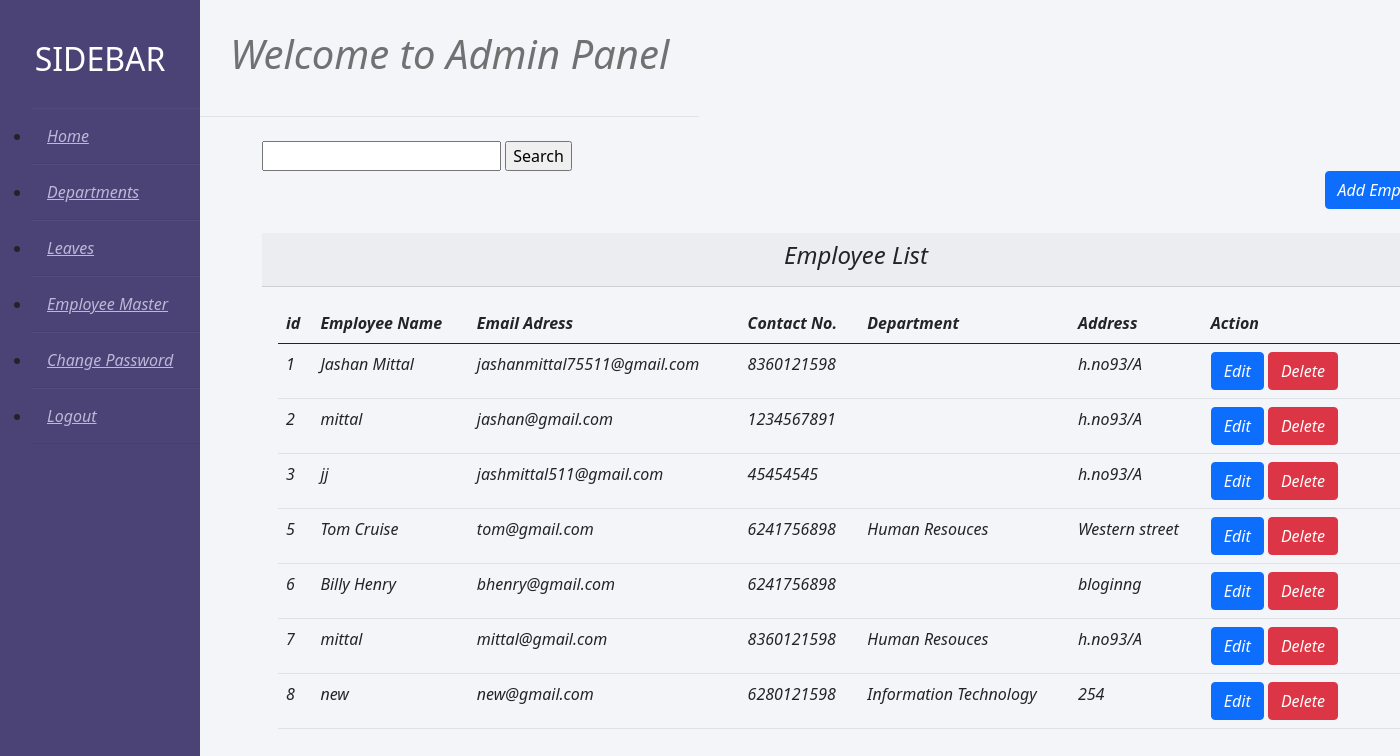
Screenshot of /admin/employee.php (signed in) with the database file from the repository.
### tables this page shows
CREATE TABLE `employee` (
  `id` int(11) NOT NULL,
  `name` varchar(255) NOT NULL,
  `email` varchar(255) NOT NULL,
  `phone` varchar(255) NOT NULL,
  `password` varchar(255) NOT NULL,
  `department` varchar(255) NOT NULL,
  `address` varchar(255) NOT NULL,
  `role` int(11) NOT NULL
);

### admin/employee.php (the view, shortened to what this page needs)
<?php
include 'includes/db.php';
include 'includes/header.php';
include 'includes/adminbar.php';
if(!isset($_SESSION['alogin'])){
    header("location: admin-login.php");
}
else{
$sqlUsers = "SELECT * FROM employee";
$search_txt='';
$statement = $connection->prepare($sqlUsers);
$statement->execute();
$allData = $statement->fetchAll(PDO::FETCH_ASSOC);
?> <br>
<!DOCTYPE html>
<html lang="en">
<head>
    <link rel="stylesheet" href="css/sidebar.css">
</head>
<body>
    <div class="container">
        <div class="col-md-11">
            <form method="post">
                <input type="textbox" name="search_txt" value="<?php echo $search_txt ?>" />
                <input type="submit" name="search" value="Search" />
            </form>
            <div class="line" style="text-align: right;">
                <a href="add-employee.php" class="btn btn-primary"> Add Employee</a>
            </div><br>
            <div class="card-header text-center">
                <h4> Employee List </h4>
            </div>
            <div class="card-body">
                <?php if (!empty($allData)) {?>
                <table class="table display responsive-table">
                    <thead>
                        <th> id</th>
                        <th> Employee Name</th>
                        <th> Email Adress</th>
                        <th> Contact No.</th>
                        <th> Department</th>
                        <th> Address</th>
                        <th width="20%"> Action</th>
                    </thead>
                    <tbody>
                        <?php
                        foreach ($allData as $key => $values) {?>
                        <tr>
                            <td> <?php echo $values['id']; ?> </td>
                            <td> <?php echo $values['name']; ?> </td>
                            <td> <?php echo $values['email']; ?> </td>
                            <td> <?php echo $values['phone']; ?> </td>
                            <td> <?php echo $values['department']; ?> </td>
                            <td> <?php echo $values['address']; ?> </td>
                            <td>
                                <a href="edit-employee.php?id=<?php echo $values['id']?>" class="btn btn-primary">Edit
                                </a>
                                <a onclick="return confirm('Are you sure you want to delete this item?');"
                                    href="delete-employee.php?id=<?php echo $values['id'] ?>"
                                    class="btn btn-danger">Delete
                                </a>
                            </td>
                        </tr>
                        <?php }?>
                    </tbody>
                </table>
                <?php }else{?>
                <h4>No Record Found.</h4>
                <?php } ?>
            </div>
        </div>
    </div>
</body>
</html>
<?php }?>
<?php include 'includes/footer.php';

### admin/includes/header.php (shortened to what this page needs)
<!DOCTYPE html>
<html lang="en">
<head>
    <link href="https://cdn.jsdelivr.net/npm/bootstrap@5.0.2/dist/css/bootstrap.min.css" rel="stylesheet">
</head>
<body>

### admin/includes/adminbar.php (shortened to what this page needs)
<?php
include 'includes/header.php';
?>
<!DOCTYPE html>
<html lang="en">
<head>
    <link rel="stylesheet" href="css/sidebar.css">
</head>
<body>
    <div class="wrapper">
        <div class="sidebar">
            <h2> Sidebar</h2>
            <ul>
                <li><a href="dashboard.php"><i class="fas fa-home">Home</a></li>
                <li><a href="departments.php"><i class="fas fa-department">Departments</a></li>
                <li><a href="leaves.php"><i class="fas fa-home">Leaves</a></li>
                <li><a href="employee.php"><i class="fas fa-home">Employee Master</a></li>
                <li><a href="changepassword.php"><i class="fas fa-home">Change Password</a></li>
                <li><a href="logout.php"><i class="fas fa-home"> Logout</a></li>
            </ul>
        </div>
        <div class="main_content">
            <div class="header"> <h1>Welcome to Admin Panel</h1></div>
        </div>
    </div>
</body>
</html>
<?php include 'includes/footer.php'?>

### admin/includes/footer.php (shortened to what this page needs)
</body>
</html>

### admin/css/sidebar.css (style rules this page uses)
body { background: #f3f5f9; }
.wrapper { display: flex; position: relative; }
.wrapper .sidebar { position: fixed; width: 200px; height: 100%; background: #4b4276; padding: 40px 0; }
.wrapper .sidebar h2 { color: #fff; text-transform: uppercase; text-align: center; margin-bottom: 30px; }
.wrapper .sidebar ul li { padding: 15px; border-bottom: 1px solid rgba(0, 0, 0, 0.05); border-top: 1px solid rgba(225, 225, 225, 0.05); }
.wrapper .sidebar ul li a { color: #bdb8d7; display: block; }
.wrapper .sidebar ul li a .fas { width: 25px; }
.wrapper .main_content .header { padding: 30px; margin-left: 200px; color: #717171; text-align: center; border-bottom: 1px solid #e0e4e8; }
.container { margin-left: 250px; }

### rows the page displays
employee: id "1", name "Jashan Mittal", email "jashanmittal75511@gmail.com", phone "8360121598", address "h.no93/A"
employee: id "2", name "mittal", email "jashan@gmail.com", phone "1234567891", address "h.no93/A"
employee: id "3", name "jj", email "jashmittal511@gmail.com", phone "45454545", address "h.no93/A"
employee: id "5", name "Tom Cruise", email "tom@gmail.com", phone "6241756898", department "Human Resouces", address "Western street"
employee: id "6", name "Billy Henry", email "bhenry@gmail.com", phone "6241756898", address "bloginng"
employee: id "7", name "mittal", email "mittal@gmail.com", phone "8360121598", department "Human Resouces", address "h.no93/A"
employee: id "8", name "new", email "new@gmail.com", phone "6280121598", department "Information Technology", address "254"
